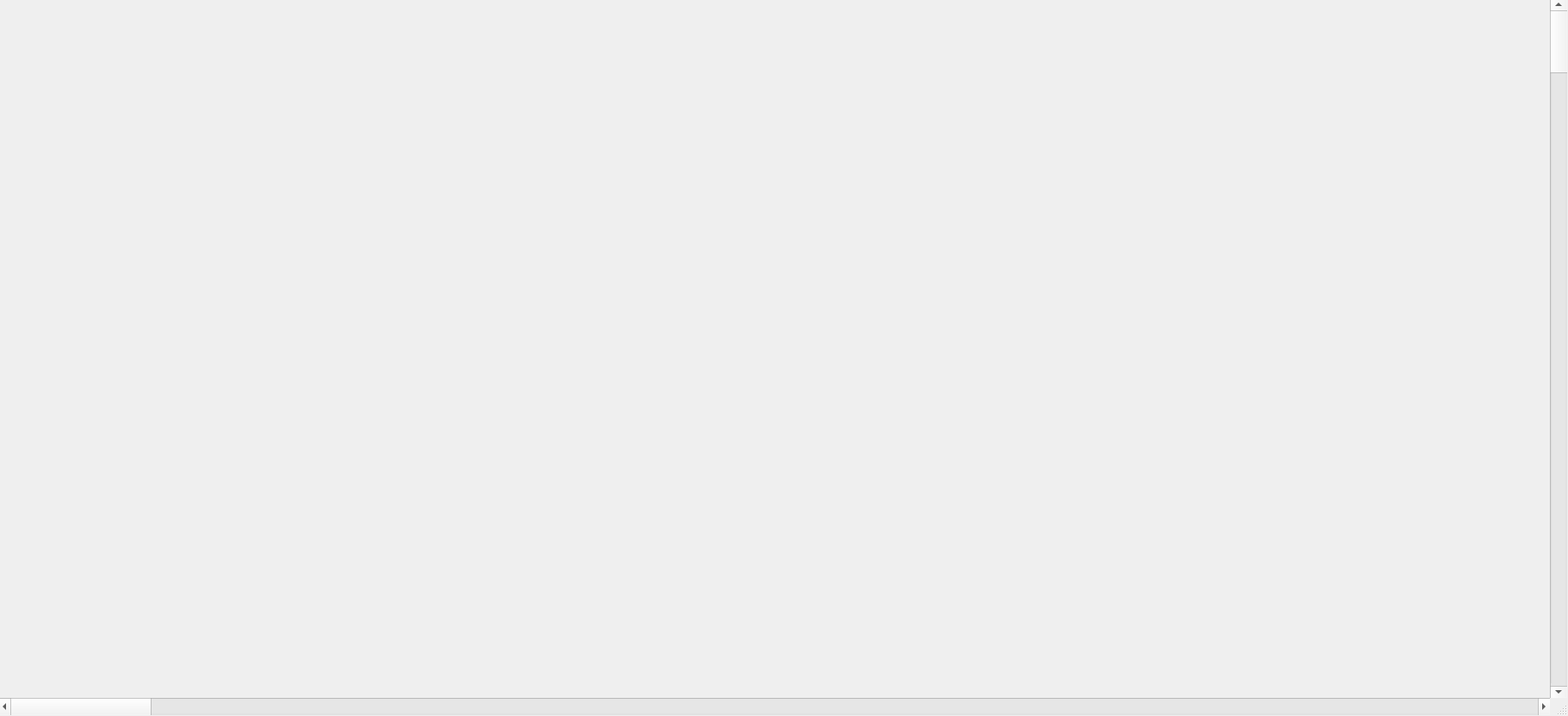
<?xml version="1.0" encoding="UTF-8"?>
<ui version="4.0">
 <class>Odnolineynaya_skhema</class>
 <widget class="QDialog" name="Odnolineynaya_skhema">
  <property name="geometry">
   <rect>
    <x>0</x>
    <y>0</y>
    <width>1821</width>
    <height>831</height>
   </rect>
  </property>
  <property name="windowTitle">
   <string>Dialog</string>
  </property>
  <property name="sizeGripEnabled">
   <bool>true</bool>
  </property>
  <property name="modal">
   <bool>true</bool>
  </property>
  <widget class="QWidget" name="widget" native="true">
   <property name="geometry">
    <rect>
     <x>0</x>
     <y>0</y>
     <width>5313</width>
     <height>2313</height>
    </rect>
   </property>
   <widget class="QLabel" name="label">
    <property name="geometry">
     <rect>
      <x>0</x>
      <y>0</y>
      <width>5313</width>
      <height>2313</height>
     </rect>
    </property>
    <property name="sizePolicy">
     <sizepolicy hsizetype="Ignored" vsizetype="Ignored">
      <horstretch>0</horstretch>
      <verstretch>0</verstretch>
     </sizepolicy>
    </property>
    <property name="text">
     <string/>
    </property>
    <property name="pixmap">
     <pixmap resource="images.qrc">:/images/Odnolineynaya_skhema_fragement_2.jpg</pixmap>
    </property>
   </widget>
   <widget class="QLabel" name="label_2">
    <property name="geometry">
     <rect>
      <x>1160</x>
      <y>340</y>
      <width>111</width>
      <height>16</height>
     </rect>
    </property>
    <property name="text">
     <string/>
    </property>
   </widget>
   <widget class="QLabel" name="label_I1">
    <property name="geometry">
     <rect>
      <x>1130</x>
      <y>140</y>
      <width>121</width>
      <height>41</height>
     </rect>
    </property>
    <property name="font">
     <font>
      <pointsize>10</pointsize>
     </font>
    </property>
    <property name="text">
     <string/>
    </property>
   </widget>
   <widget class="QLabel" name="label_I6">
    <property name="geometry">
     <rect>
      <x>1550</x>
      <y>570</y>
      <width>121</width>
      <height>41</height>
     </rect>
    </property>
    <property name="font">
     <font>
      <pointsize>10</pointsize>
     </font>
    </property>
    <property name="text">
     <string/>
    </property>
   </widget>
   <widget class="QLabel" name="label_I13">
    <property name="geometry">
     <rect>
      <x>270</x>
      <y>530</y>
      <width>121</width>
      <height>41</height>
     </rect>
    </property>
    <property name="font">
     <font>
      <pointsize>10</pointsize>
     </font>
    </property>
    <property name="text">
     <string/>
    </property>
   </widget>
   <widget class="QLabel" name="label_I14">
    <property name="geometry">
     <rect>
      <x>70</x>
      <y>910</y>
      <width>121</width>
      <height>41</height>
     </rect>
    </property>
    <property name="font">
     <font>
      <pointsize>10</pointsize>
     </font>
    </property>
    <property name="text">
     <string/>
    </property>
   </widget>
   <widget class="QLabel" name="label_I16">
    <property name="geometry">
     <rect>
      <x>1920</x>
      <y>890</y>
      <width>121</width>
      <height>41</height>
     </rect>
    </property>
    <property name="font">
     <font>
      <pointsize>10</pointsize>
     </font>
    </property>
    <property name="text">
     <string/>
    </property>
   </widget>
   <widget class="QLabel" name="label_I15">
    <property name="geometry">
     <rect>
      <x>2300</x>
      <y>880</y>
      <width>121</width>
      <height>41</height>
     </rect>
    </property>
    <property name="font">
     <font>
      <pointsize>10</pointsize>
     </font>
    </property>
    <property name="text">
     <string/>
    </property>
   </widget>
   <widget class="QLabel" name="label_I3">
    <property name="geometry">
     <rect>
      <x>1970</x>
      <y>140</y>
      <width>121</width>
      <height>41</height>
     </rect>
    </property>
    <property name="font">
     <font>
      <pointsize>10</pointsize>
     </font>
    </property>
    <property name="text">
     <string/>
    </property>
   </widget>
   <widget class="QLabel" name="label_I4">
    <property name="geometry">
     <rect>
      <x>2470</x>
      <y>140</y>
      <width>121</width>
      <height>41</height>
     </rect>
    </property>
    <property name="font">
     <font>
      <pointsize>10</pointsize>
     </font>
    </property>
    <property name="text">
     <string/>
    </property>
   </widget>
   <widget class="QLabel" name="label_I24">
    <property name="geometry">
     <rect>
      <x>2980</x>
      <y>140</y>
      <width>121</width>
      <height>41</height>
     </rect>
    </property>
    <property name="font">
     <font>
      <pointsize>10</pointsize>
     </font>
    </property>
    <property name="text">
     <string/>
    </property>
   </widget>
   <widget class="QLabel" name="label_I7">
    <property name="geometry">
     <rect>
      <x>3490</x>
      <y>540</y>
      <width>121</width>
      <height>41</height>
     </rect>
    </property>
    <property name="font">
     <font>
      <pointsize>10</pointsize>
     </font>
    </property>
    <property name="text">
     <string/>
    </property>
   </widget>
   <widget class="QLabel" name="label_I18">
    <property name="geometry">
     <rect>
      <x>3830</x>
      <y>580</y>
      <width>121</width>
      <height>41</height>
     </rect>
    </property>
    <property name="font">
     <font>
      <pointsize>10</pointsize>
     </font>
    </property>
    <property name="text">
     <string/>
    </property>
   </widget>
   <widget class="QLabel" name="label_I22">
    <property name="geometry">
     <rect>
      <x>4290</x>
      <y>560</y>
      <width>121</width>
      <height>41</height>
     </rect>
    </property>
    <property name="font">
     <font>
      <pointsize>10</pointsize>
     </font>
    </property>
    <property name="text">
     <string/>
    </property>
   </widget>
   <widget class="QLabel" name="label_I9">
    <property name="geometry">
     <rect>
      <x>4850</x>
      <y>560</y>
      <width>121</width>
      <height>41</height>
     </rect>
    </property>
    <property name="font">
     <font>
      <pointsize>10</pointsize>
     </font>
    </property>
    <property name="text">
     <string/>
    </property>
   </widget>
   <widget class="QLabel" name="label_I23">
    <property name="geometry">
     <rect>
      <x>4290</x>
      <y>790</y>
      <width>121</width>
      <height>41</height>
     </rect>
    </property>
    <property name="font">
     <font>
      <pointsize>10</pointsize>
     </font>
    </property>
    <property name="text">
     <string/>
    </property>
   </widget>
   <widget class="QLabel" name="label_I10">
    <property name="geometry">
     <rect>
      <x>4700</x>
      <y>1080</y>
      <width>121</width>
      <height>41</height>
     </rect>
    </property>
    <property name="font">
     <font>
      <pointsize>10</pointsize>
     </font>
    </property>
    <property name="text">
     <string/>
    </property>
   </widget>
   <widget class="QLabel" name="label_I19">
    <property name="geometry">
     <rect>
      <x>3830</x>
      <y>815</y>
      <width>121</width>
      <height>41</height>
     </rect>
    </property>
    <property name="font">
     <font>
      <pointsize>10</pointsize>
     </font>
    </property>
    <property name="text">
     <string/>
    </property>
   </widget>
   <widget class="QLabel" name="label_I8">
    <property name="geometry">
     <rect>
      <x>3490</x>
      <y>850</y>
      <width>121</width>
      <height>41</height>
     </rect>
    </property>
    <property name="font">
     <font>
      <pointsize>10</pointsize>
     </font>
    </property>
    <property name="text">
     <string/>
    </property>
   </widget>
   <widget class="QLabel" name="label_I5">
    <property name="geometry">
     <rect>
      <x>2650</x>
      <y>1220</y>
      <width>121</width>
      <height>41</height>
     </rect>
    </property>
    <property name="font">
     <font>
      <pointsize>10</pointsize>
     </font>
    </property>
    <property name="text">
     <string/>
    </property>
   </widget>
   <widget class="QLabel" name="label_I17">
    <property name="geometry">
     <rect>
      <x>2370</x>
      <y>1660</y>
      <width>121</width>
      <height>41</height>
     </rect>
    </property>
    <property name="font">
     <font>
      <pointsize>10</pointsize>
     </font>
    </property>
    <property name="text">
     <string/>
    </property>
   </widget>
   <widget class="QLabel" name="label_I20">
    <property name="geometry">
     <rect>
      <x>3450</x>
      <y>1630</y>
      <width>121</width>
      <height>41</height>
     </rect>
    </property>
    <property name="font">
     <font>
      <pointsize>10</pointsize>
     </font>
    </property>
    <property name="text">
     <string/>
    </property>
   </widget>
   <widget class="QLabel" name="label_I21">
    <property name="geometry">
     <rect>
      <x>3620</x>
      <y>1640</y>
      <width>121</width>
      <height>41</height>
     </rect>
    </property>
    <property name="font">
     <font>
      <pointsize>10</pointsize>
     </font>
    </property>
    <property name="text">
     <string/>
    </property>
   </widget>
   <widget class="QLabel" name="label_I12">
    <property name="geometry">
     <rect>
      <x>290</x>
      <y>1520</y>
      <width>121</width>
      <height>41</height>
     </rect>
    </property>
    <property name="font">
     <font>
      <pointsize>10</pointsize>
     </font>
    </property>
    <property name="text">
     <string/>
    </property>
   </widget>
   <widget class="QLabel" name="label_I11">
    <property name="geometry">
     <rect>
      <x>1340</x>
      <y>1140</y>
      <width>121</width>
      <height>41</height>
     </rect>
    </property>
    <property name="font">
     <font>
      <pointsize>10</pointsize>
     </font>
    </property>
    <property name="text">
     <string/>
    </property>
   </widget>
   <widget class="QLabel" name="label_I2">
    <property name="geometry">
     <rect>
      <x>1540</x>
      <y>140</y>
      <width>121</width>
      <height>41</height>
     </rect>
    </property>
    <property name="font">
     <font>
      <pointsize>10</pointsize>
     </font>
    </property>
    <property name="text">
     <string/>
    </property>
   </widget>
   <widget class="QLabel" name="label_U5">
    <property name="geometry">
     <rect>
      <x>1540</x>
      <y>410</y>
      <width>121</width>
      <height>41</height>
     </rect>
    </property>
    <property name="font">
     <font>
      <pointsize>10</pointsize>
     </font>
    </property>
    <property name="text">
     <string/>
    </property>
   </widget>
   <widget class="QLabel" name="label_U6">
    <property name="geometry">
     <rect>
      <x>1340</x>
      <y>1190</y>
      <width>121</width>
      <height>41</height>
     </rect>
    </property>
    <property name="font">
     <font>
      <pointsize>10</pointsize>
     </font>
    </property>
    <property name="text">
     <string/>
    </property>
   </widget>
   <widget class="QLabel" name="label_U10">
    <property name="geometry">
     <rect>
      <x>410</x>
      <y>1190</y>
      <width>121</width>
      <height>41</height>
     </rect>
    </property>
    <property name="font">
     <font>
      <pointsize>10</pointsize>
     </font>
    </property>
    <property name="text">
     <string/>
    </property>
   </widget>
   <widget class="QLabel" name="label_U23">
    <property name="geometry">
     <rect>
      <x>2780</x>
      <y>1270</y>
      <width>121</width>
      <height>41</height>
     </rect>
    </property>
    <property name="font">
     <font>
      <pointsize>10</pointsize>
     </font>
    </property>
    <property name="text">
     <string/>
    </property>
   </widget>
   <widget class="QLabel" name="label_U25">
    <property name="geometry">
     <rect>
      <x>2510</x>
      <y>1880</y>
      <width>121</width>
      <height>41</height>
     </rect>
    </property>
    <property name="font">
     <font>
      <pointsize>10</pointsize>
     </font>
    </property>
    <property name="text">
     <string/>
    </property>
   </widget>
   <widget class="QLabel" name="label_S28">
    <property name="geometry">
     <rect>
      <x>2700</x>
      <y>2010</y>
      <width>121</width>
      <height>41</height>
     </rect>
    </property>
    <property name="font">
     <font>
      <pointsize>10</pointsize>
     </font>
    </property>
    <property name="text">
     <string/>
    </property>
   </widget>
   <widget class="QLabel" name="label_S27">
    <property name="geometry">
     <rect>
      <x>2540</x>
      <y>2010</y>
      <width>101</width>
      <height>41</height>
     </rect>
    </property>
    <property name="font">
     <font>
      <pointsize>10</pointsize>
     </font>
    </property>
    <property name="text">
     <string/>
    </property>
   </widget>
   <widget class="QLabel" name="label_S26">
    <property name="geometry">
     <rect>
      <x>2370</x>
      <y>2010</y>
      <width>121</width>
      <height>41</height>
     </rect>
    </property>
    <property name="font">
     <font>
      <pointsize>10</pointsize>
     </font>
    </property>
    <property name="text">
     <string/>
    </property>
   </widget>
   <widget class="QLabel" name="label_S25">
    <property name="geometry">
     <rect>
      <x>2200</x>
      <y>2010</y>
      <width>121</width>
      <height>41</height>
     </rect>
    </property>
    <property name="font">
     <font>
      <pointsize>10</pointsize>
     </font>
    </property>
    <property name="text">
     <string/>
    </property>
   </widget>
   <widget class="QLabel" name="label_S24">
    <property name="geometry">
     <rect>
      <x>2050</x>
      <y>2010</y>
      <width>101</width>
      <height>41</height>
     </rect>
    </property>
    <property name="font">
     <font>
      <pointsize>10</pointsize>
     </font>
    </property>
    <property name="text">
     <string/>
    </property>
   </widget>
   <widget class="QLabel" name="label_S23">
    <property name="geometry">
     <rect>
      <x>1890</x>
      <y>2010</y>
      <width>111</width>
      <height>41</height>
     </rect>
    </property>
    <property name="font">
     <font>
      <pointsize>10</pointsize>
     </font>
    </property>
    <property name="text">
     <string/>
    </property>
   </widget>
   <widget class="QLabel" name="label_S22">
    <property name="geometry">
     <rect>
      <x>1740</x>
      <y>2010</y>
      <width>111</width>
      <height>41</height>
     </rect>
    </property>
    <property name="font">
     <font>
      <pointsize>10</pointsize>
     </font>
    </property>
    <property name="text">
     <string/>
    </property>
   </widget>
   <widget class="QLabel" name="label_S21">
    <property name="geometry">
     <rect>
      <x>1590</x>
      <y>2010</y>
      <width>111</width>
      <height>41</height>
     </rect>
    </property>
    <property name="font">
     <font>
      <pointsize>10</pointsize>
     </font>
    </property>
    <property name="text">
     <string/>
    </property>
   </widget>
   <widget class="QLabel" name="label_S20">
    <property name="geometry">
     <rect>
      <x>1440</x>
      <y>2010</y>
      <width>111</width>
      <height>41</height>
     </rect>
    </property>
    <property name="font">
     <font>
      <pointsize>10</pointsize>
     </font>
    </property>
    <property name="text">
     <string/>
    </property>
   </widget>
   <widget class="QLabel" name="label_S1">
    <property name="geometry">
     <rect>
      <x>2760</x>
      <y>1450</y>
      <width>111</width>
      <height>41</height>
     </rect>
    </property>
    <property name="font">
     <font>
      <pointsize>10</pointsize>
     </font>
    </property>
    <property name="text">
     <string/>
    </property>
   </widget>
   <widget class="QLabel" name="label_S2">
    <property name="geometry">
     <rect>
      <x>2950</x>
      <y>1460</y>
      <width>111</width>
      <height>41</height>
     </rect>
    </property>
    <property name="font">
     <font>
      <pointsize>10</pointsize>
     </font>
    </property>
    <property name="text">
     <string/>
    </property>
   </widget>
   <widget class="QLabel" name="label_S3">
    <property name="geometry">
     <rect>
      <x>3130</x>
      <y>1460</y>
      <width>121</width>
      <height>41</height>
     </rect>
    </property>
    <property name="font">
     <font>
      <pointsize>10</pointsize>
     </font>
    </property>
    <property name="text">
     <string/>
    </property>
   </widget>
   <widget class="QLabel" name="label_S4">
    <property name="geometry">
     <rect>
      <x>3340</x>
      <y>1460</y>
      <width>121</width>
      <height>41</height>
     </rect>
    </property>
    <property name="font">
     <font>
      <pointsize>10</pointsize>
     </font>
    </property>
    <property name="text">
     <string/>
    </property>
   </widget>
   <widget class="QLabel" name="label_S7">
    <property name="geometry">
     <rect>
      <x>2460</x>
      <y>1040</y>
      <width>121</width>
      <height>41</height>
     </rect>
    </property>
    <property name="font">
     <font>
      <pointsize>10</pointsize>
     </font>
    </property>
    <property name="text">
     <string/>
    </property>
   </widget>
   <widget class="QLabel" name="label_S8">
    <property name="geometry">
     <rect>
      <x>2070</x>
      <y>1090</y>
      <width>121</width>
      <height>41</height>
     </rect>
    </property>
    <property name="font">
     <font>
      <pointsize>10</pointsize>
     </font>
    </property>
    <property name="text">
     <string/>
    </property>
   </widget>
   <widget class="QLabel" name="label_S6">
    <property name="geometry">
     <rect>
      <x>1770</x>
      <y>840</y>
      <width>121</width>
      <height>41</height>
     </rect>
    </property>
    <property name="font">
     <font>
      <pointsize>10</pointsize>
     </font>
    </property>
    <property name="text">
     <string/>
    </property>
   </widget>
   <widget class="QLabel" name="label_S5">
    <property name="geometry">
     <rect>
      <x>1580</x>
      <y>840</y>
      <width>121</width>
      <height>41</height>
     </rect>
    </property>
    <property name="font">
     <font>
      <pointsize>10</pointsize>
     </font>
    </property>
    <property name="text">
     <string/>
    </property>
   </widget>
   <widget class="QLabel" name="label_S19">
    <property name="geometry">
     <rect>
      <x>1290</x>
      <y>2010</y>
      <width>111</width>
      <height>41</height>
     </rect>
    </property>
    <property name="font">
     <font>
      <pointsize>10</pointsize>
     </font>
    </property>
    <property name="text">
     <string/>
    </property>
   </widget>
   <widget class="QLabel" name="label_S18">
    <property name="geometry">
     <rect>
      <x>1110</x>
      <y>2010</y>
      <width>111</width>
      <height>41</height>
     </rect>
    </property>
    <property name="font">
     <font>
      <pointsize>10</pointsize>
     </font>
    </property>
    <property name="text">
     <string/>
    </property>
   </widget>
   <widget class="QLabel" name="label_S17">
    <property name="geometry">
     <rect>
      <x>930</x>
      <y>2010</y>
      <width>111</width>
      <height>41</height>
     </rect>
    </property>
    <property name="font">
     <font>
      <pointsize>10</pointsize>
     </font>
    </property>
    <property name="text">
     <string/>
    </property>
   </widget>
   <widget class="QLabel" name="label_S9">
    <property name="geometry">
     <rect>
      <x>3780</x>
      <y>1690</y>
      <width>111</width>
      <height>41</height>
     </rect>
    </property>
    <property name="font">
     <font>
      <pointsize>10</pointsize>
     </font>
    </property>
    <property name="text">
     <string/>
    </property>
   </widget>
   <widget class="QLabel" name="label_S10">
    <property name="geometry">
     <rect>
      <x>3940</x>
      <y>1690</y>
      <width>111</width>
      <height>41</height>
     </rect>
    </property>
    <property name="font">
     <font>
      <pointsize>10</pointsize>
     </font>
    </property>
    <property name="text">
     <string/>
    </property>
   </widget>
   <widget class="QLabel" name="label_S11">
    <property name="geometry">
     <rect>
      <x>4110</x>
      <y>1690</y>
      <width>111</width>
      <height>41</height>
     </rect>
    </property>
    <property name="font">
     <font>
      <pointsize>10</pointsize>
     </font>
    </property>
    <property name="text">
     <string/>
    </property>
   </widget>
   <widget class="QLabel" name="label_S12">
    <property name="geometry">
     <rect>
      <x>4280</x>
      <y>1690</y>
      <width>111</width>
      <height>41</height>
     </rect>
    </property>
    <property name="font">
     <font>
      <pointsize>10</pointsize>
     </font>
    </property>
    <property name="text">
     <string/>
    </property>
   </widget>
   <widget class="QLabel" name="label_S13">
    <property name="geometry">
     <rect>
      <x>4450</x>
      <y>1690</y>
      <width>111</width>
      <height>41</height>
     </rect>
    </property>
    <property name="font">
     <font>
      <pointsize>10</pointsize>
     </font>
    </property>
    <property name="text">
     <string/>
    </property>
   </widget>
   <widget class="QLabel" name="label_S14">
    <property name="geometry">
     <rect>
      <x>4620</x>
      <y>1690</y>
      <width>111</width>
      <height>41</height>
     </rect>
    </property>
    <property name="font">
     <font>
      <pointsize>10</pointsize>
     </font>
    </property>
    <property name="text">
     <string/>
    </property>
   </widget>
   <widget class="QLabel" name="label_S15">
    <property name="geometry">
     <rect>
      <x>4800</x>
      <y>1690</y>
      <width>111</width>
      <height>41</height>
     </rect>
    </property>
    <property name="font">
     <font>
      <pointsize>10</pointsize>
     </font>
    </property>
    <property name="text">
     <string/>
    </property>
   </widget>
   <widget class="QLabel" name="label_S16">
    <property name="geometry">
     <rect>
      <x>4990</x>
      <y>1690</y>
      <width>111</width>
      <height>41</height>
     </rect>
    </property>
    <property name="font">
     <font>
      <pointsize>10</pointsize>
     </font>
    </property>
    <property name="text">
     <string/>
    </property>
   </widget>
   <widget class="QLabel" name="label_S16_2">
    <property name="geometry">
     <rect>
      <x>4840</x>
      <y>1570</y>
      <width>111</width>
      <height>41</height>
     </rect>
    </property>
    <property name="font">
     <font>
      <pointsize>10</pointsize>
     </font>
    </property>
    <property name="text">
     <string>U= 34.487-2.854i</string>
    </property>
   </widget>
  </widget>
  <widget class="QScrollBar" name="horizontalScrollBar">
   <property name="geometry">
    <rect>
     <x>-1</x>
     <y>810</y>
     <width>1801</width>
     <height>20</height>
    </rect>
   </property>
   <property name="orientation">
    <enum>Qt::Horizontal</enum>
   </property>
  </widget>
  <widget class="QScrollBar" name="verticalScrollBar">
   <property name="geometry">
    <rect>
     <x>1800</x>
     <y>-1</y>
     <width>20</width>
     <height>811</height>
    </rect>
   </property>
   <property name="focusPolicy">
    <enum>Qt::StrongFocus</enum>
   </property>
   <property name="value">
    <number>0</number>
   </property>
   <property name="orientation">
    <enum>Qt::Vertical</enum>
   </property>
  </widget>
 </widget>
 <resources>
  <include location="images.qrc"/>
 </resources>
 <connections/>
</ui>
